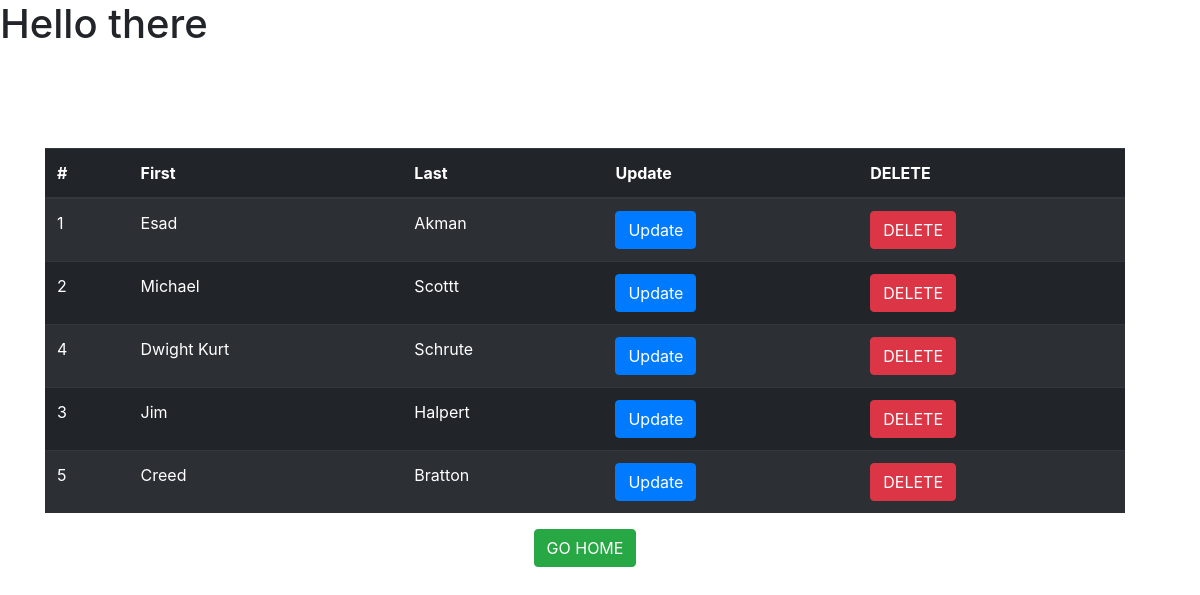
Page /list/ on the committed database.
### fscohort/models.py (models this page shows, shortened)
class Student(models.Model):
    first_name = models.CharField(max_length=30)
    last_name = models.CharField(max_length=30)
    number = models.IntegerField(blank=True, null=True)

### fscohort/views.py (the view)
# urls.py: path('list/', student_list, name='list'),
def student_list(request):
    students = Student.objects.all()
    context = {
        'students': students,
    }
    return render(request, 'fscohort/student_list.html', context)

### fscohort/templates/fscohort/student_list.html (shortened to what this page needs)
{% extends 'fscohort/base.html' %} {% block container %}
<div class="container-fluid row">
  <table class="table table-striped table-dark">
    <thead class="thead-dark w-100">
      <tr>
        <th scope="col ">#</th>
        <th scope="col">First</th>
        <th scope="col">Last</th>
        <th scope="col">Update</th>
        <th scope="col">DELETE</th>
      </tr>
    </thead>
    <tbody>
      {% for student in students%}
      <tr>
        <td>{{ student.number }}</td>
        <td>{{ student.first_name }}</td>
        <td>{{ student.last_name }}</td>
        <td>
          <a href="{% url 'update' student.id %}" class="btn btn-primary"
            >Update</a
          >
        </td>
        <td class="table-responsive-sm">
          <a href="{% url 'delete' student.id %}" class="btn btn-danger"
            >DELETE</a
          >
        </td>
      </tr>
      {%endfor%}
    </tbody>
  </table>
  <div class="d-flex w-100 justify-content-center">
    <a href="/">
      <button class="btn btn-success">GO HOME</button>
    </a>
  </div>
</div>
{% endblock container %}

### fscohort/templates/fscohort/base.html (shortened to what this page needs)
<!DOCTYPE html>
{% load static %}
<html lang="en">
  <head>
    <link
      rel="stylesheet"
      href="https://maxcdn.bootstrapcdn.com/bootstrap/4.0.0-alpha.6/css/bootstrap.min.css"
    />
  </head>
  <body>
    <h1>Hello there</h1>
    <div style="margin-top: 100px; margin-bottom: 100px" class="container">
      {% block container %}{% endblock container %}
    </div>
  </body>
</html>

### rows in the picture
Student: number "1", first_name "Esad", last_name "Akman"
Student: number "2", first_name "Michael", last_name "Scottt"
Student: number "4", first_name "Dwight Kurt", last_name "Schrute"
Student: number "3", first_name "Jim", last_name "Halpert"
Student: number "5", first_name "Creed", last_name "Bratton"
